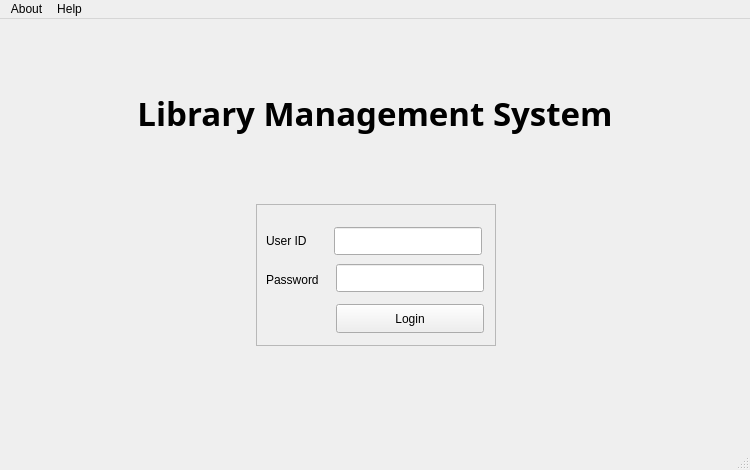
<?xml version="1.0" encoding="UTF-8"?>
<ui version="4.0">
 <class>login</class>
 <widget class="QMainWindow" name="login">
  <property name="geometry">
   <rect>
    <x>0</x>
    <y>0</y>
    <width>750</width>
    <height>470</height>
   </rect>
  </property>
  <property name="windowTitle">
   <string>login</string>
  </property>
  <widget class="QWidget" name="centralwidget">
   <property name="enabled">
    <bool>true</bool>
   </property>
   <widget class="QFrame" name="frame">
    <property name="geometry">
     <rect>
      <x>256</x>
      <y>185</y>
      <width>240</width>
      <height>142</height>
     </rect>
    </property>
    <property name="frameShape">
     <enum>QFrame::StyledPanel</enum>
    </property>
    <property name="frameShadow">
     <enum>QFrame::Raised</enum>
    </property>
    <widget class="QLabel" name="label">
     <property name="geometry">
      <rect>
       <x>10</x>
       <y>23</y>
       <width>61</width>
       <height>28</height>
      </rect>
     </property>
     <property name="text">
      <string>User ID</string>
     </property>
    </widget>
    <widget class="QLabel" name="label_2">
     <property name="geometry">
      <rect>
       <x>10</x>
       <y>62</y>
       <width>61</width>
       <height>28</height>
      </rect>
     </property>
     <property name="text">
      <string>Password</string>
     </property>
    </widget>
    <widget class="QLineEdit" name="lineEdit_id">
     <property name="geometry">
      <rect>
       <x>78</x>
       <y>23</y>
       <width>148</width>
       <height>28</height>
      </rect>
     </property>
    </widget>
    <widget class="QLineEdit" name="lineEdit_password">
     <property name="geometry">
      <rect>
       <x>80</x>
       <y>60</y>
       <width>148</width>
       <height>28</height>
      </rect>
     </property>
    </widget>
    <widget class="QPushButton" name="pushButton">
     <property name="geometry">
      <rect>
       <x>80</x>
       <y>100</y>
       <width>148</width>
       <height>29</height>
      </rect>
     </property>
     <property name="text">
      <string>Login</string>
     </property>
    </widget>
   </widget>
   <widget class="QLabel" name="label_3">
    <property name="geometry">
     <rect>
      <x>11</x>
      <y>58</y>
      <width>728</width>
      <height>72</height>
     </rect>
    </property>
    <property name="font">
     <font>
      <family>Pristina</family>
      <pointsize>25</pointsize>
      <bold>true</bold>
     </font>
    </property>
    <property name="text">
     <string>Library Management System</string>
    </property>
    <property name="alignment">
     <set>Qt::AlignCenter</set>
    </property>
    <property name="margin">
     <number>12</number>
    </property>
   </widget>
  </widget>
  <widget class="QMenuBar" name="menubar">
   <property name="geometry">
    <rect>
     <x>0</x>
     <y>0</y>
     <width>750</width>
     <height>25</height>
    </rect>
   </property>
   <widget class="QMenu" name="menuAbout">
    <property name="title">
     <string>About</string>
    </property>
   </widget>
   <widget class="QMenu" name="menuHelp">
    <property name="geometry">
     <rect>
      <x>0</x>
      <y>25</y>
      <width>750</width>
      <height>450</height>
     </rect>
    </property>
    <property name="title">
     <string>Help</string>
    </property>
   </widget>
   <addaction name="menuAbout"/>
   <addaction name="menuHelp"/>
  </widget>
  <widget class="QStatusBar" name="statusbar"/>
 </widget>
 <resources/>
 <connections/>
</ui>
